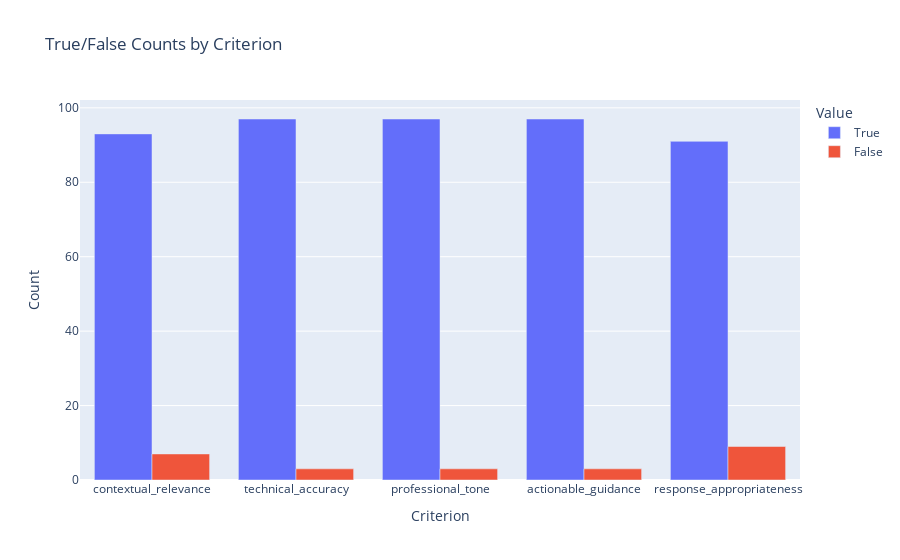

Source (notebook cell):
### Code cell
fig_counts = px.bar(
    counts_reset,
    x="Criterion",
    y="Count",
    color="Value",
    barmode="group",
    title="True/False Counts by Criterion",
)
fig_counts.update_layout(xaxis_title="Criterion", yaxis_title="Count")
fig_counts.show()

### Figure 1 — Plotly figure (JSON) as saved in the notebook; plotly's stock layout.template omitted (floating-point values rounded to 4 significant figures)
{"data": [{"alignmentgroup": "True", "hovertemplate": "Value=True<br>Criterion=%{x}<br>Count=%{y}<extra></extra>", "legendgroup": "True", "marker": {"color": "#636efa", "pattern": {"shape": ""}}, "name": "True", "offsetgroup": "True", "orientation": "v", "showlegend": true, "textposition": "auto", "type": "bar", "x": ["contextual_relevance", "technical_accuracy", "professional_tone", "actionable_guidance", "response_appropriateness"], "xaxis": "x", "y": [93, 97, 97, 97, 91], "yaxis": "y"}, {"alignmentgroup": "True", "hovertemplate": "Value=False<br>Criterion=%{x}<br>Count=%{y}<extra></extra>", "legendgroup": "False", "marker": {"color": "#EF553B", "pattern": {"shape": ""}}, "name": "False", "offsetgroup": "False", "orientation": "v", "showlegend": true, "textposition": "auto", "type": "bar", "x": ["contextual_relevance", "technical_accuracy", "professional_tone", "actionable_guidance", "response_appropriateness"], "xaxis": "x", "y": [7, 3, 3, 3, 9], "yaxis": "y"}], "layout": {"barmode": "group", "legend": {"title": {"text": "Value"}, "tracegroupgap": 0}, "title": {"text": "True/False Counts by Criterion"}, "xaxis": {"anchor": "y", "domain": [0, 1], "title": {"text": "Criterion"}}, "yaxis": {"anchor": "x", "domain": [0, 1], "title": {"text": "Count"}}}}
